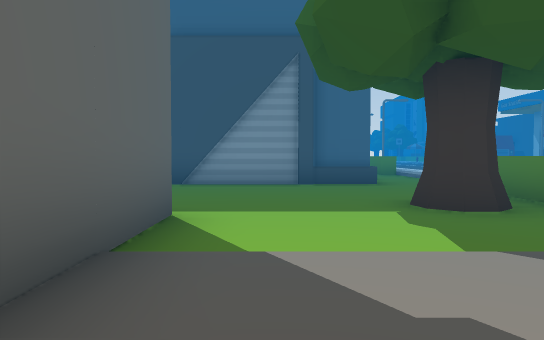
View 1 (above)

19 first-person views from a walk through a 3-D level made in the Unity game engine. The camera is 1.2 m above the floor, tilts 2° down and sees 70° across. The floor is counted in squares, 2 m on a side. Each view is taken from the middle of a square. On the plan, view 1 faces up. The plan holds only what a view shows up to about 11 squares ahead; the rest is blank. The place goes on beyond the plan.

View 2
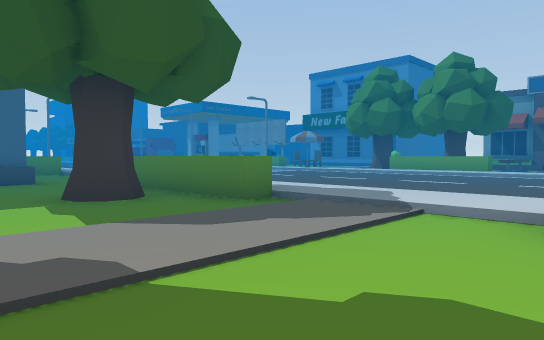

View 3
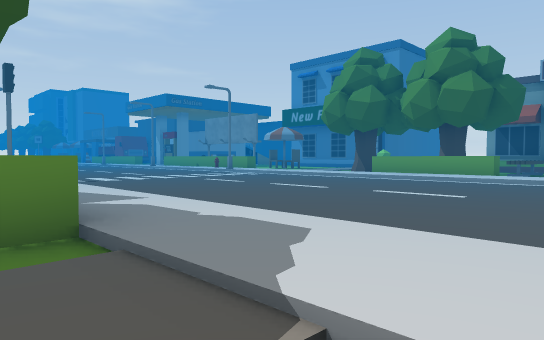

View 4
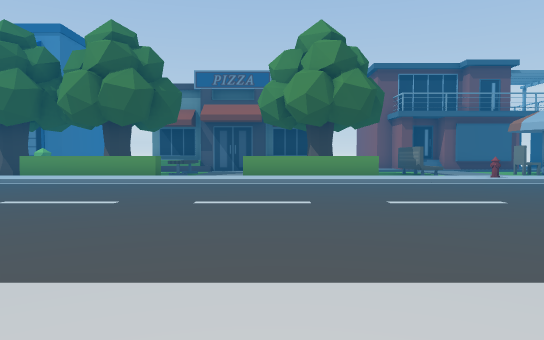

View 5
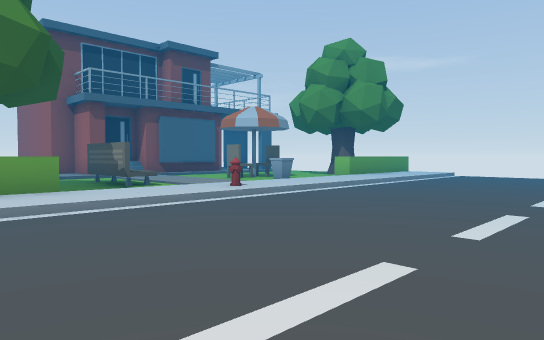

View 6
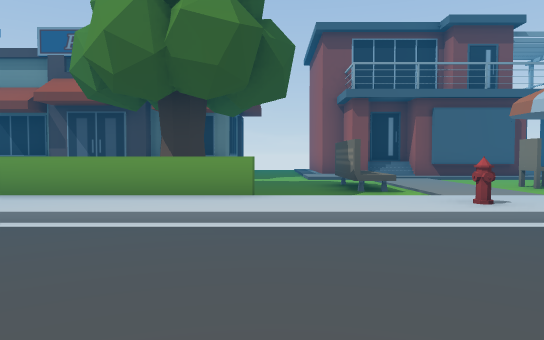

View 7
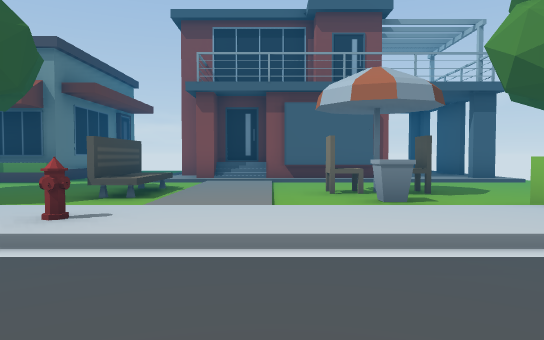

View 8
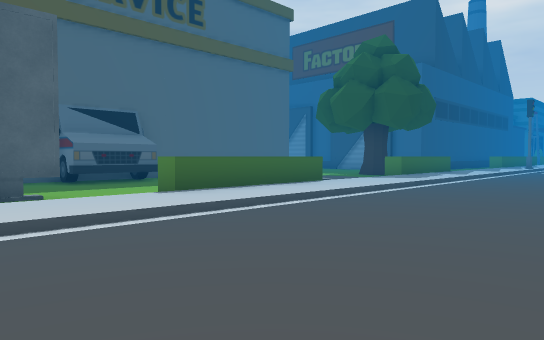

View 9
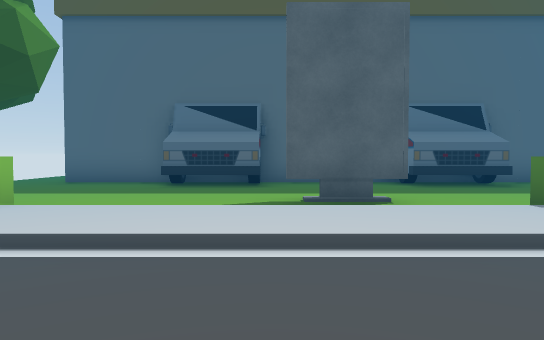

View 10
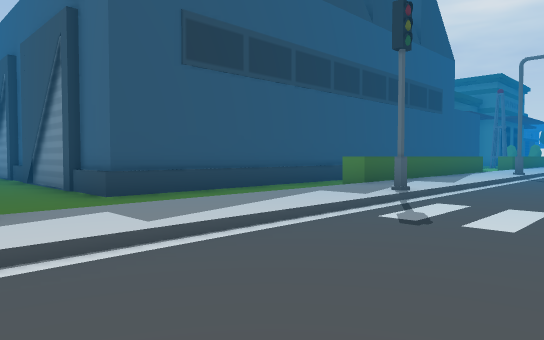

View 11
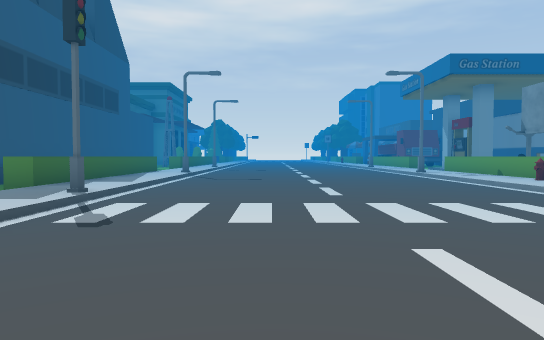

View 12
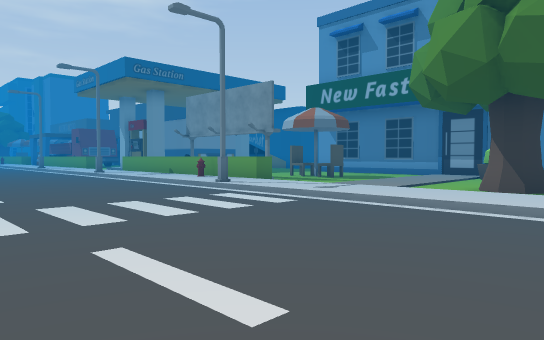

View 13
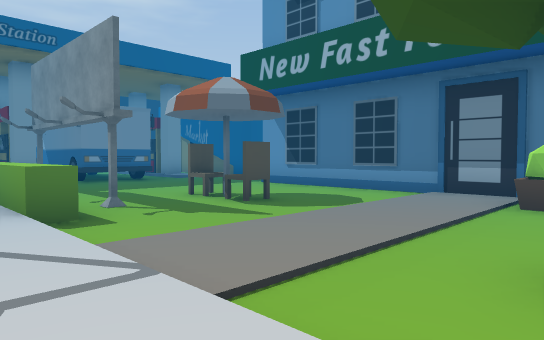

View 14
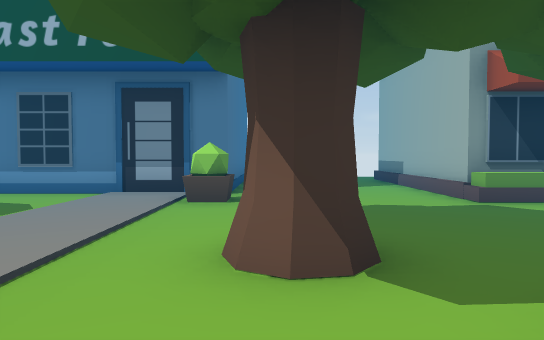

View 15
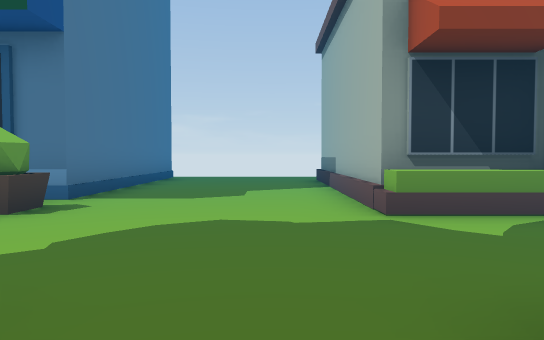

View 16
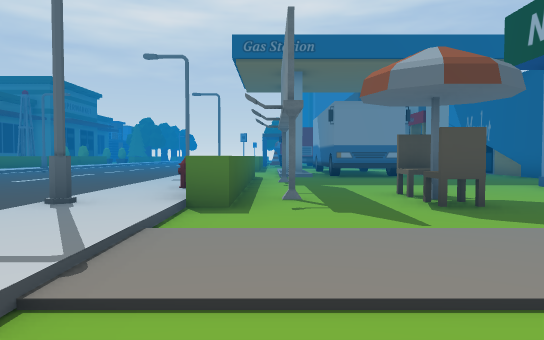

View 17
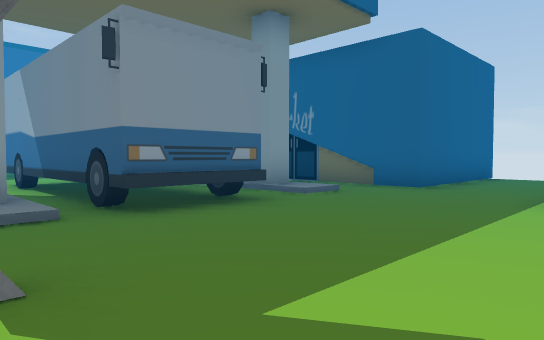

View 18
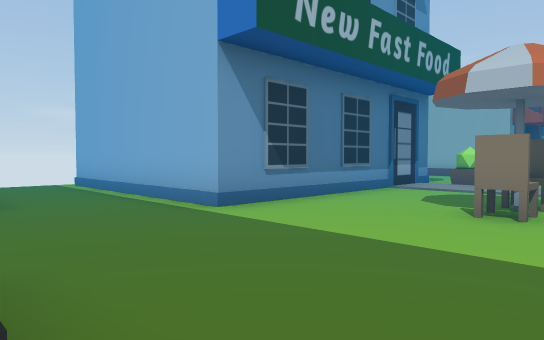

View 19
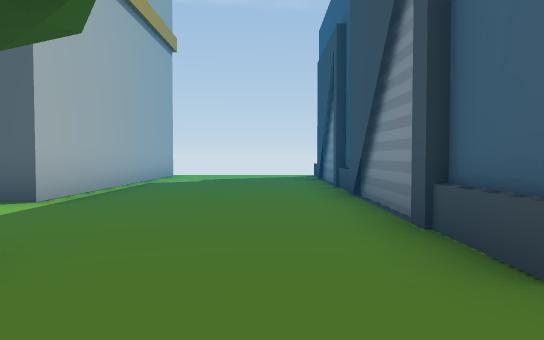

### Floor plan
Key: @ floor where view 1 was taken; # wall or solid block; x gap in a wall; . main floor; : floor 0.25 m higher than the main floor; / step, stairs or slope; T tree; H hydrant; B bench; C chair; U building; I billboard; S streetlight; O other object.
Columns run from 7 left of view 1 to 27 right of it. Each row starts with its distance up from view 1.
 20                       /#OO.#..#
 19            O   ..... O//OO./..####
 18            OS. .....SO............x
 17          # O:.......:OI...........
 16          # O:.......:O............
 15          # O:.......:O......UUUUUU
 14          # O:.......:H..C...U
 13          #.O:.......:O..C...U
 12          #./:.......S/......U
 11          #./#.......:/......U
 10          #./:.......:/......U
  9 ##########./:.......:/....O.UUUUUU
  8 .........../:.......://T..........
  7 .........../:.......:/............
  6 ...........O:.......:O............
  5 .........T.O:.......:O T../.......
  4 #######....O:.......:O  ../UUUUUU
  3       #....O:.......:O OO /U
  2       #..../:.......:/    U
  1        ..../:.......:/    U
  0        @.../:.......:O     U
 -1       #....O:.......:O T ./UU
 -2       ##.  O:.......:O T..//
 -3       ##...O:.......:/......
 -4       ##...O:.......:/....//
 -5       #..../:.......H/.BB./:#
 -6       #...I/:.......:/....:##
 -7       #..../:.......:/..../#
 -8       ##.../:.. ....:/..C./#
 -9       ##.../:.  ....:/O.C./#
-10       #....O     ...:O..../
-11       #....O     ...:O..../:
-12       ...T O     ...:O T../#x
-13            O     ..  O    //

Where each view was taken, in squares from view 1:
view 1: 0 up, 0 right, facing up
view 2: 1 down, 0 right, facing up-right
view 3: 0 up, 3 right, facing up-right
view 4: 0 up, 4 right, facing right
view 5: 1 down, 8 right, facing down-right
view 6: 3 down, 9 right, facing right
view 7: 7 down, 10 right, facing right
view 8: 7 down, 9 right, facing up-left
view 9: 7 down, 8 right, facing left
view 10: 6 up, 8 right, facing up-left
view 11: 6 up, 8 right, facing up
view 12: 6 up, 8 right, facing up-right
view 13: 8 up, 13 right, facing up-right
view 14: 8 up, 13 right, facing right
view 15: 6 up, 15 right, facing right
view 16: 8 up, 15 right, facing up
view 17: 15 up, 15 right, facing up-right
view 18: 19 up, 16 right, facing down-right
view 19: 7 up, 4 right, facing left
